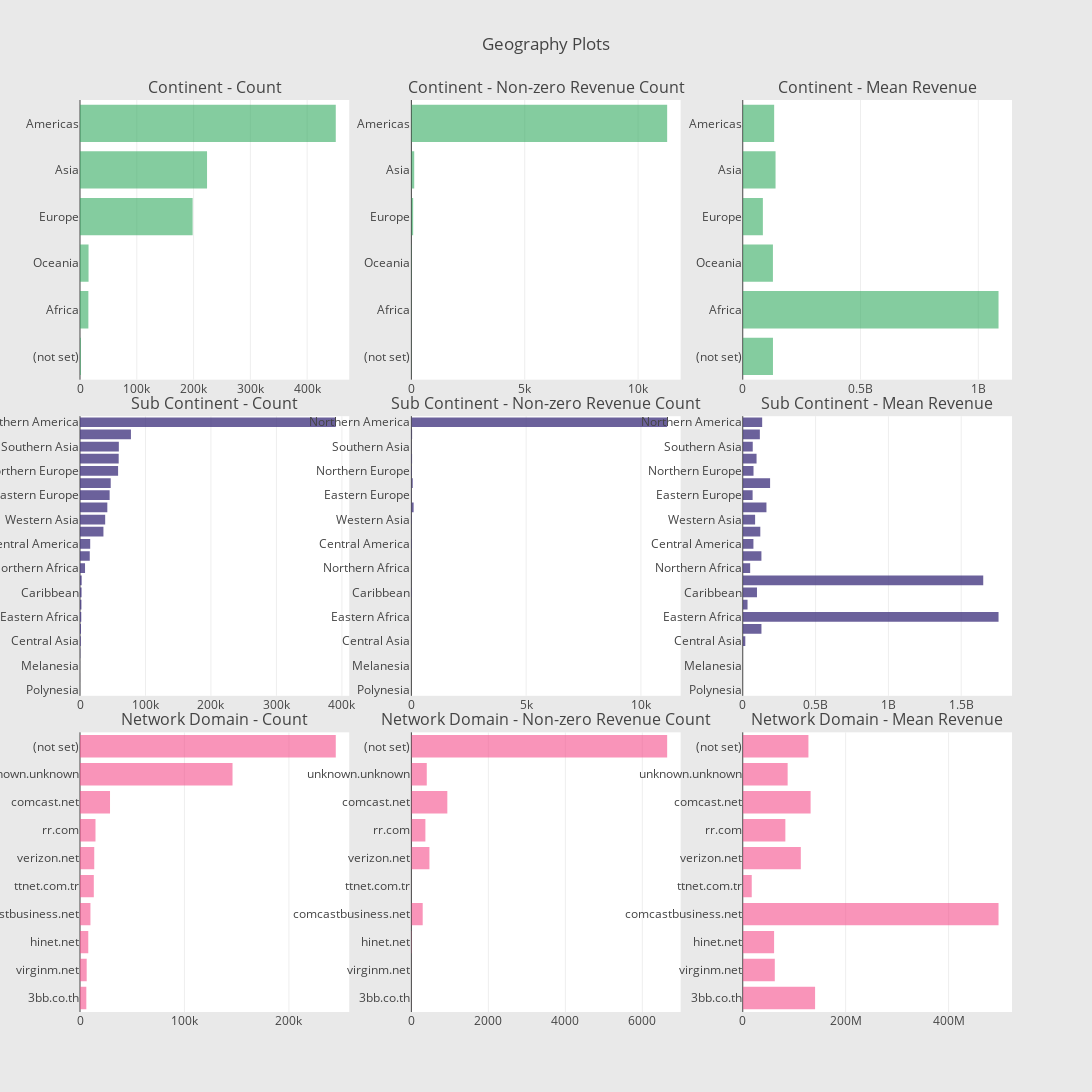

The code cell stored with this chart in its notebook:
### Markdown cell above
Geographic Information:

### Code cell
#Continent
cnt_srs = df_train.groupby('geoNetwork.continent')['totals.transactionRevenue'].agg(['size','count','mean'])
cnt_srs.columns = ['count', 'count of non-zero revenue','mean']
cnt_srs = cnt_srs.sort_values(by='count', ascending=False)
trace1 = horizontal_bar_chart(cnt_srs['count'].head(10), 'rgba(50, 171, 96, 0.6)')
trace2 = horizontal_bar_chart(cnt_srs['count of non-zero revenue'].head(10), 'rgba(50, 171, 96, 0.6)')
trace3 = horizontal_bar_chart(cnt_srs['mean'].head(10), 'rgba(50, 171, 96, 0.6)')
#Sub-continent
cnt_srs = df_train.groupby('geoNetwork.subContinent')['totals.transactionRevenue'].agg(['size','count','mean'])
cnt_srs.columns = ['count', 'count of non-zero revenue','mean']
cnt_srs = cnt_srs.sort_values(by='count', ascending=False)
trace4= horizontal_bar_chart(cnt_srs['count'], 'rgba(71, 58,131, 0.8)')
trace5= horizontal_bar_chart(cnt_srs['count of non-zero revenue'], 'rgba(71, 58,131, 0.8)')
trace6= horizontal_bar_chart(cnt_srs['mean'], 'rgba(71, 58,131, 0.8)')
#Network domain
cnt_srs = df_train.groupby('geoNetwork.networkDomain')['totals.transactionRevenue'].agg(['size','count','mean'])
cnt_srs.columns = ['count', 'count of non-zero revenue','mean']
cnt_srs = cnt_srs.sort_values(by='count', ascending=False)
trace7= horizontal_bar_chart(cnt_srs['count'].head(10), 'rgba(246, 78, 139, 0.6)')
trace8= horizontal_bar_chart(cnt_srs['count of non-zero revenue'].head(10), 'rgba(246, 78, 139, 0.6)')
trace9= horizontal_bar_chart(cnt_srs['mean'].head(10), 'rgba(246, 78, 139, 0.6)')

#Creating two subplots
fig = tools.make_subplots(rows=3, cols=3, vertical_spacing=0.04,
                         subplot_titles=["Continent - Count", "Continent - Non-zero Revenue Count", "Continent - Mean Revenue",
                                          "Sub Continent - Count",  "Sub Continent - Non-zero Revenue Count", "Sub Continent - Mean Revenue",
                                          "Network Domain - Count", "Network Domain - Non-zero Revenue Count", "Network Domain - Mean Revenue"])

fig.append_trace(trace1, 1, 1)
fig.append_trace(trace2, 1, 2)
fig.append_trace(trace3, 1, 3)
fig.append_trace(trace4, 2, 1)
fig.append_trace(trace5, 2, 2)
fig.append_trace(trace6, 2, 3)
fig.append_trace(trace7, 3, 1)
fig.append_trace(trace8, 3, 2)
fig.append_trace(trace9, 3, 3)

fig['layout'].update(height=1200, width=1600, paper_bgcolor='rgb(233,233,233)', title='Geography Plots')
py.iplot(fig, filename='geo-plots')

### Figure 1 — Plotly figure (JSON) as saved in the notebook; plotly's stock layout.template omitted (floating-point values rounded to 4 significant figures)
{"data": [{"marker": {"color": "rgba(50, 171, 96, 0.6)"}, "orientation": "h", "showlegend": false, "type": "bar", "uid": "c479024c-d200-11e8-bc4b-e0d55e4550a1", "x": [1468, 14745, 15054, 198311, 223698, 450377], "xaxis": "x", "y": ["(not set)", "Africa", "Oceania", "Europe", "Asia", "Americas"], "yaxis": "y"}, {"marker": {"color": "rgba(50, 171, 96, 0.6)"}, "orientation": "h", "showlegend": false, "type": "bar", "uid": "c479503e-d200-11e8-9f56-e0d55e4550a1", "x": [6, 8, 14, 79, 125, 11283], "xaxis": "x2", "y": ["(not set)", "Africa", "Oceania", "Europe", "Asia", "Americas"], "yaxis": "y2"}, {"marker": {"color": "rgba(50, 171, 96, 0.6)"}, "orientation": "h", "showlegend": false, "type": "bar", "uid": "c4799d4a-d200-11e8-9f1f-e0d55e4550a1", "x": [128300000.0, 1085970000, 128100000.0, 85410000.0, 139214720, 133400000.0], "xaxis": "x3", "y": ["(not set)", "Africa", "Oceania", "Europe", "Asia", "Americas"], "yaxis": "y3"}, {"marker": {"color": "rgba(71, 58,131, 0.8)"}, "orientation": "h", "showlegend": false, "type": "bar", "uid": "c479ec0c-d200-11e8-8a3c-e0d55e4550a1", "x": [25, 55, 81, 393, 1215, 1468, 1927, 2169, 2406, 2573, 7683, 14893, 15583, 35780, 38443, 41731, 45249, 46919, 58168, 59114, 59321, 77800, 390657], "xaxis": "x4", "y": ["Polynesia", "Micronesian Region", "Melanesia", "Middle Africa", "Central Asia", "(not set)", "Eastern Africa", "Southern Africa", "Caribbean", "Western Africa", "Northern Africa", "Australasia", "Central America", "Southern Europe", "Western Asia", "South America", "Eastern Europe", "Eastern Asia", "Northern Europe", "Western Europe", "Southern Asia", "Southeast Asia", "Northern America"], "yaxis": "y4"}, {"marker": {"color": "rgba(71, 58,131, 0.8)"}, "orientation": "h", "showlegend": false, "type": "bar", "uid": "c47a3a2e-d200-11e8-9c3b-e0d55e4550a1", "x": [0, 0, 0, 0, 2, 6, 3, 2, 16, 2, 1, 14, 26, 8, 21, 98, 14, 59, 27, 30, 11, 32, 11143], "xaxis": "x5", "y": ["Polynesia", "Micronesian Region", "Melanesia", "Middle Africa", "Central Asia", "(not set)", "Eastern Africa", "Southern Africa", "Caribbean", "Western Africa", "Northern Africa", "Australasia", "Central America", "Southern Europe", "Western Asia", "South America", "Eastern Europe", "Eastern Asia", "Northern Europe", "Western Europe", "Southern Asia", "Southeast Asia", "Northern America"], "yaxis": "y5"}, {"marker": {"color": "rgba(71, 58,131, 0.8)"}, "orientation": "h", "showlegend": false, "type": "bar", "uid": "c47a881a-d200-11e8-afcb-e0d55e4550a1", "x": [null, null, null, null, 17490000, 128300000.0, 1756000000.0, 32850000, 97721875, 1651200000, 50960000, 128100000.0, 73290000.0, 120501250, 84810000.0, 162600000.0, 67630000.0, 187700000.0, 73850000.0, 94740000.0, 68600000.0, 117400000.0, 133300000.0], "xaxis": "x6", "y": ["Polynesia", "Micronesian Region", "Melanesia", "Middle Africa", "Central Asia", "(not set)", "Eastern Africa", "Southern Africa", "Caribbean", "Western Africa", "Northern Africa", "Australasia", "Central America", "Southern Europe", "Western Asia", "South America", "Eastern Europe", "Eastern Asia", "Northern Europe", "Western Europe", "Southern Asia", "Southeast Asia", "Northern America"], "yaxis": "y6"}, {"marker": {"color": "rgba(246, 78, 139, 0.6)"}, "orientation": "h", "showlegend": false, "type": "bar", "uid": "c47afbe2-d200-11e8-a378-e0d55e4550a1", "x": [6046, 6414, 7919, 9985, 13228, 13637, 14827, 28743, 146034, 244881], "xaxis": "x7", "y": ["3bb.co.th", "virginm.net", "hinet.net", "comcastbusiness.net", "ttnet.com.tr", "verizon.net", "rr.com", "comcast.net", "unknown.unknown", "(not set)"], "yaxis": "y7"}, {"marker": {"color": "rgba(246, 78, 139, 0.6)"}, "orientation": "h", "showlegend": false, "type": "bar", "uid": "c47b49cc-d200-11e8-8473-e0d55e4550a1", "x": [1, 1, 11, 294, 1, 469, 364, 934, 400, 6645], "xaxis": "x8", "y": ["3bb.co.th", "virginm.net", "hinet.net", "comcastbusiness.net", "ttnet.com.tr", "verizon.net", "rr.com", "comcast.net", "unknown.unknown", "(not set)"], "yaxis": "y8"}, {"marker": {"color": "rgba(246, 78, 139, 0.6)"}, "orientation": "h", "showlegend": false, "type": "bar", "uid": "c47b97b6-d200-11e8-8029-e0d55e4550a1", "x": [140590000, 62270000, 60890000.0, 497100000.0, 17460000, 112800000.0, 82780000.0, 131900000.0, 87253850, 127700000.0], "xaxis": "x9", "y": ["3bb.co.th", "virginm.net", "hinet.net", "comcastbusiness.net", "ttnet.com.tr", "verizon.net", "rr.com", "comcast.net", "unknown.unknown", "(not set)"], "yaxis": "y9"}], "layout": {"annotations": [{"font": {"size": 16}, "showarrow": false, "text": "Continent - Count", "x": 0.1444, "xanchor": "center", "xref": "paper", "y": 1, "yanchor": "bottom", "yref": "paper"}, {"font": {"size": 16}, "showarrow": false, "text": "Continent - Non-zero Revenue Count", "x": 0.5, "xanchor": "center", "xref": "paper", "y": 1, "yanchor": "bottom", "yref": "paper"}, {"font": {"size": 16}, "showarrow": false, "text": "Continent - Mean Revenue", "x": 0.8556, "xanchor": "center", "xref": "paper", "y": 1, "yanchor": "bottom", "yref": "paper"}, {"font": {"size": 16}, "showarrow": false, "text": "Sub Continent - Count", "x": 0.1444, "xanchor": "center", "xref": "paper", "y": 0.6533, "yanchor": "bottom", "yref": "paper"}, {"font": {"size": 16}, "showarrow": false, "text": "Sub Continent - Non-zero Revenue Count", "x": 0.5, "xanchor": "center", "xref": "paper", "y": 0.6533, "yanchor": "bottom", "yref": "paper"}, {"font": {"size": 16}, "showarrow": false, "text": "Sub Continent - Mean Revenue", "x": 0.8556, "xanchor": "center", "xref": "paper", "y": 0.6533, "yanchor": "bottom", "yref": "paper"}, {"font": {"size": 16}, "showarrow": false, "text": "Network Domain - Count", "x": 0.1444, "xanchor": "center", "xref": "paper", "y": 0.3067, "yanchor": "bottom", "yref": "paper"}, {"font": {"size": 16}, "showarrow": false, "text": "Network Domain - Non-zero Revenue Count", "x": 0.5, "xanchor": "center", "xref": "paper", "y": 0.3067, "yanchor": "bottom", "yref": "paper"}, {"font": {"size": 16}, "showarrow": false, "text": "Network Domain - Mean Revenue", "x": 0.8556, "xanchor": "center", "xref": "paper", "y": 0.3067, "yanchor": "bottom", "yref": "paper"}], "height": 1200, "paper_bgcolor": "rgb(233,233,233)", "title": "Geography Plots", "width": 1600, "xaxis": {"anchor": "y", "domain": [0, 0.2889]}, "xaxis2": {"anchor": "y2", "domain": [0.3556, 0.6444]}, "xaxis3": {"anchor": "y3", "domain": [0.7111, 1]}, "xaxis4": {"anchor": "y4", "domain": [0, 0.2889]}, "xaxis5": {"anchor": "y5", "domain": [0.3556, 0.6444]}, "xaxis6": {"anchor": "y6", "domain": [0.7111, 1]}, "xaxis7": {"anchor": "y7", "domain": [0, 0.2889]}, "xaxis8": {"anchor": "y8", "domain": [0.3556, 0.6444]}, "xaxis9": {"anchor": "y9", "domain": [0.7111, 1]}, "yaxis": {"anchor": "x", "domain": [0.6933, 1]}, "yaxis2": {"anchor": "x2", "domain": [0.6933, 1]}, "yaxis3": {"anchor": "x3", "domain": [0.6933, 1]}, "yaxis4": {"anchor": "x4", "domain": [0.3467, 0.6533]}, "yaxis5": {"anchor": "x5", "domain": [0.3467, 0.6533]}, "yaxis6": {"anchor": "x6", "domain": [0.3467, 0.6533]}, "yaxis7": {"anchor": "x7", "domain": [0, 0.3067]}, "yaxis8": {"anchor": "x8", "domain": [0, 0.3067]}, "yaxis9": {"anchor": "x9", "domain": [0, 0.3067]}}}
